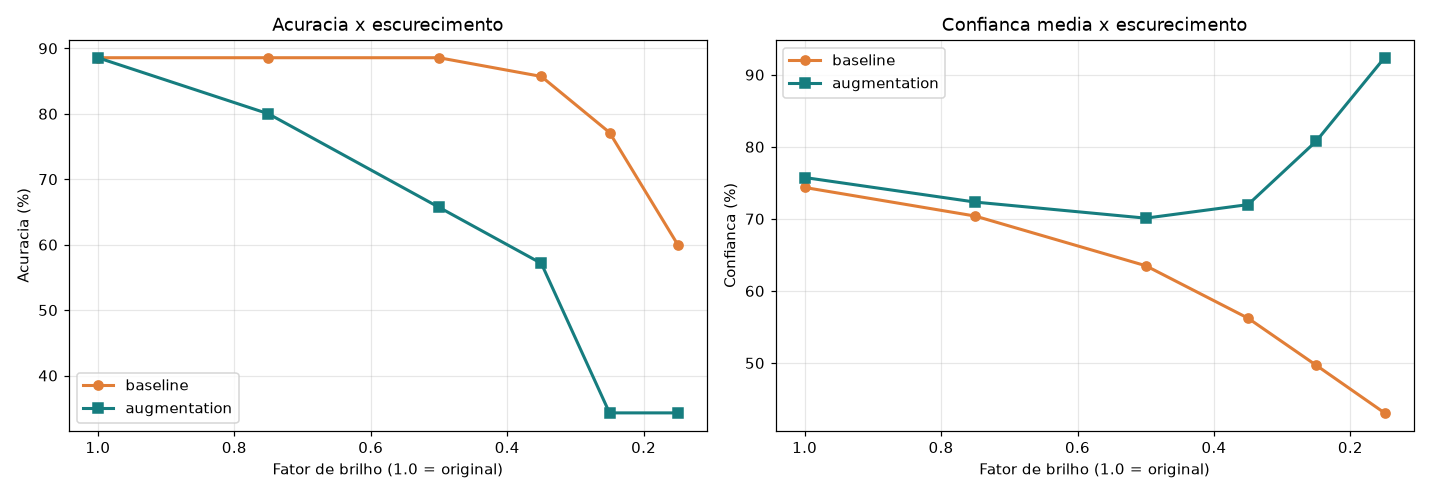
#> input picture entrega_6/entregas/teste_adverso_controlado.png, 1430 x 495 px, given in place of the camera
$ jupyter execute --allow-errors aula01_camera.ipynb   (text cells are left out)
#> lines starting #> are read from the running program, lines starting #| are printed output that depends on the picture; after the words box and inside, x2 and y2 are one past the last pixel; in counts of white or black regions, pixels touching at a corner belong together
[cell 1]
# Importar todas as bibliotecas do projeto e verificar versoes

# --- Bibliotecas de hoje ---
import numpy as np
print(f'NumPy {np.__version__} - arrays e matrizes numericas')

import cv2
print(f'OpenCV {cv2.__version__} - visao computacional e camera')

import matplotlib
print(f'matplotlib {matplotlib.__version__} - graficos e visualizacao')

import matplotlib.pyplot as plt

# --- Bibliotecas das proximas aulas ---
import pandas as pd
print(f'pandas {pd.__version__} - manipulacao de dados em tabela')

import sklearn
print(f'scikit-learn {sklearn.__version__} - aprendizado de maquina classico')

import seaborn as sns
print(f'seaborn {sns.__version__} - graficos estatisticos')

import joblib
print(f'joblib {joblib.__version__} - salvar/carregar modelos')

import torch
print(f'PyTorch {torch.__version__} - deep learning e redes neurais')
#> (the rest of this cell did not finish here and is left out)

[cell 2]
import sys
print(f"Python: {sys.version}")

import numpy as np
import cv2
print(f"NumPy: {np.__version__}")
print(f"OpenCV: {cv2.__version__}")
print("Ambiente OK!")

[cell 3]
import os, time, pathlib
import cv2
import numpy as np
import matplotlib.pyplot as plt

# Modo automatico: nao abre janelas (util para executar o notebook sem interacao)
AUTO = os.environ.get("LCML_AUTO") == "1"

PASTA_ENTREGAS = pathlib.Path("entregas")
PASTA_ENTREGAS.mkdir(exist_ok=True)


def abrir_camera(indice=0):
    """Abre a webcam e devolve o objeto VideoCapture."""
    backend = cv2.CAP_DSHOW if os.name == "nt" else cv2.CAP_ANY
    cap = cv2.VideoCapture(indice, backend)
    if not cap.isOpened():
        raise RuntimeError(
            f"Nao foi possivel abrir a camera {indice}. "
            "Verifique se outro programa esta usando a webcam e se o Windows "
            "permite acesso a camera (Configuracoes > Privacidade > Camera)."
        )
    return cap


def rodar_camera(processar, duracao_s=10, titulo="Camera", indice=0, mostrar_janela=None):
    """Le quadros da camera e aplica `processar(frame)` em cada um.

    `processar` recebe o quadro BGR e devolve o quadro que deve ser exibido
    (ou uma tupla de quadros, que serao mostrados em janelas separadas).
    O loop para quando `duracao_s` acaba ou quando voce pressiona Q.
    Devolve o ultimo resultado de `processar`.
    """
#> called with duracao_s = 8, titulo = 'Camera', indice = 0
    if mostrar_janela is None:
        mostrar_janela = not AUTO

    cap = abrir_camera(indice)
    t0 = time.time()
    n = 0
    ultimo = None
    try:
        while time.time() - t0 < duracao_s:
            ret, frame = cap.read()
#> frame is the input picture: shape (495, 1430, 3); mean B, G, R 247.9, 248.4, 248.3
            if not ret:
                print("ERRO: nao foi possivel ler o quadro.")
                break
            n += 1
            ultimo = processar(frame)
            if mostrar_janela:
                saidas = ultimo if isinstance(ultimo, tuple) else (ultimo,)
                for i, img in enumerate(saidas):
                    nome = titulo if i == 0 else f"{titulo} [{i}]"
                    cv2.imshow(nome, img)
#> this loop made 1 pass
#> nome on pass 1: 'Camera'
                if cv2.waitKey(1) & 0xFF == ord("q"):
#> (key q is pressed here)
                    break
    finally:
        cap.release()
        if mostrar_janela:
            cv2.destroyAllWindows()
            cv2.waitKey(1)

    decorrido = time.time() - t0
    print(f"{n} quadros em {decorrido:.1f}s ({n / max(decorrido, 1e-6):.1f} FPS)")
    return ultimo


def mostrar(img, titulo="", cmap=None, tamanho=(9, 5)):
    """Mostra uma imagem dentro do notebook (converte BGR->RGB quando for colorida)."""
#> called with titulo = 'Passo 2 - ultimo quadro capturado', tamanho = (9, 5)
    plt.figure(figsize=tamanho)
    if img.ndim == 2:
        plt.imshow(img, cmap=cmap or "gray")
    else:
        plt.imshow(cv2.cvtColor(img, cv2.COLOR_BGR2RGB))
    plt.title(titulo)
    plt.axis("off")
    plt.show()


print("Kit carregado. Modo automatico (sem janelas):", AUTO)

[cell 4]
ultimo_frame = rodar_camera(lambda frame: frame, duracao_s=8, titulo="Camera")

print("Camera fechada.")
mostrar(ultimo_frame, "Passo 2 - ultimo quadro capturado")

[cell 5]
def ver_espacos_de_cor(frame):
    hsv = cv2.cvtColor(frame, cv2.COLOR_BGR2HSV)
#> hsv: shape (495, 1430, 3); mean H, S, V 1.1, 3, 249.1
    cinza = cv2.cvtColor(frame, cv2.COLOR_BGR2GRAY)
    return frame, hsv, cinza


frame, hsv, cinza = rodar_camera(ver_espacos_de_cor, duracao_s=6, titulo="Espacos de cor")
#> the loop in rodar_camera (call 2), `for i, img in enumerate(saidas):` made 3 passes
#> nome on passes 1 to 3: 'Espacos de cor', 'Espacos de cor [1]', 'Espacos de cor [2]'
#> (key Esc is pressed here)

h, s, v = cv2.split(hsv)
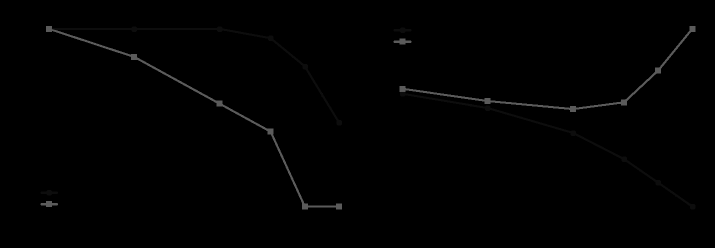
#> h: shape (495, 1430) (shown at 1/2 size); min 0, max 93, mean 1.1
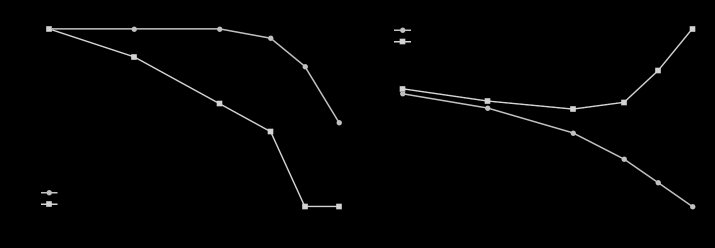
#> s: shape (495, 1430) (shown at 1/2 size); min 0, max 211, mean 3
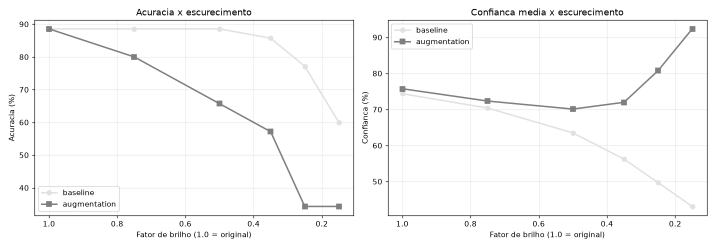
#> v: shape (495, 1430) (shown at 1/2 size); min 0, max 255, mean 249.1
fig, axes = plt.subplots(2, 3, figsize=(13, 7))
for ax, img, nome in zip(
    axes.ravel(),
    [cv2.cvtColor(frame, cv2.COLOR_BGR2RGB), hsv, cinza, h, s, v],
    ["Original (RGB)", "HSV", "Cinza", "H - matiz", "S - saturacao", "V - valor"],
):
    ax.imshow(img, cmap=None if img.ndim == 3 else "gray")
    ax.set_title(nome)
    ax.axis("off")
#> this loop made 6 passes
plt.tight_layout()
plt.show()

[cell 6]
# Intervalos HSV por cor (OpenCV: H de 0 a 179)
FAIXAS = {
    "verde":    [(np.array([30,  30,  25]), np.array([95, 255, 255]))],  # calibrado no coco verde (casca escura)
    "azul":     [(np.array([95,  80,  50]), np.array([130, 255, 255]))],
    "amarelo":  [(np.array([20, 100, 100]), np.array([33, 255, 255]))],
    "laranja":  [(np.array([8,  120, 120]), np.array([20, 255, 255]))],
    # o vermelho fica nas duas pontas do circulo de matiz, por isso sao duas faixas
    "vermelho": [(np.array([0,  120,  80]), np.array([8,  255, 255])),
                 (np.array([170, 120, 80]), np.array([179, 255, 255]))],
}

COR_ALVO = "verde"
AREA_MINIMA = 500   # ignora manchas menores que isso (ruido)


def mascara_da_cor(frame, cor=None):
    """Devolve a mascara binaria dos pixels que pertencem a cor-alvo."""
    cor = cor or COR_ALVO
    hsv = cv2.cvtColor(frame, cv2.COLOR_BGR2HSV)
    mascara = None
    for baixo, alto in FAIXAS[cor]:
        m = cv2.inRange(hsv, baixo, alto)
        mascara = m if mascara is None else cv2.bitwise_or(mascara, m)
#> this loop made 1 pass
#> pass 1, in mascara_da_cor, `m = cv2.inRange(hsv, baixo, alto)`:
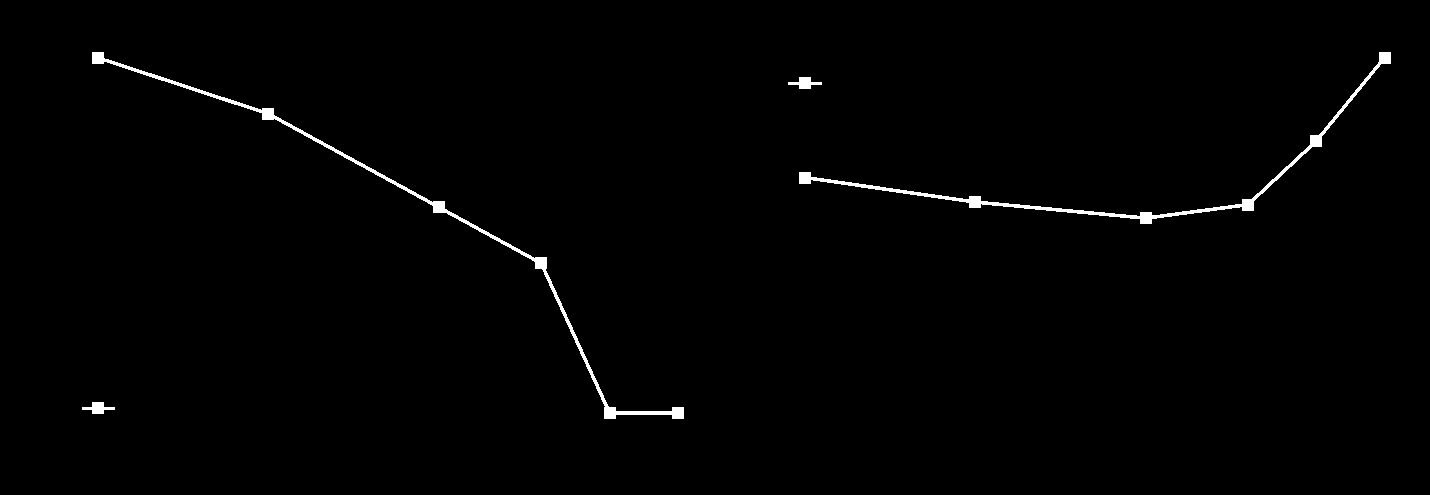
#> m: shape (495, 1430); 0.92% white; 4 white regions, box (x1, y1, x2, y2) and area: (92, 52, 684, 419) 3207, (799, 52, 1391, 224) 2920, (788, 77, 822, 89) 210, (82, 402, 115, 414) 207
    # limpeza: remove pontinhos soltos e fecha buracos
    nucleo = np.ones((5, 5), np.uint8)
    mascara = cv2.morphologyEx(mascara, cv2.MORPH_OPEN, nucleo)
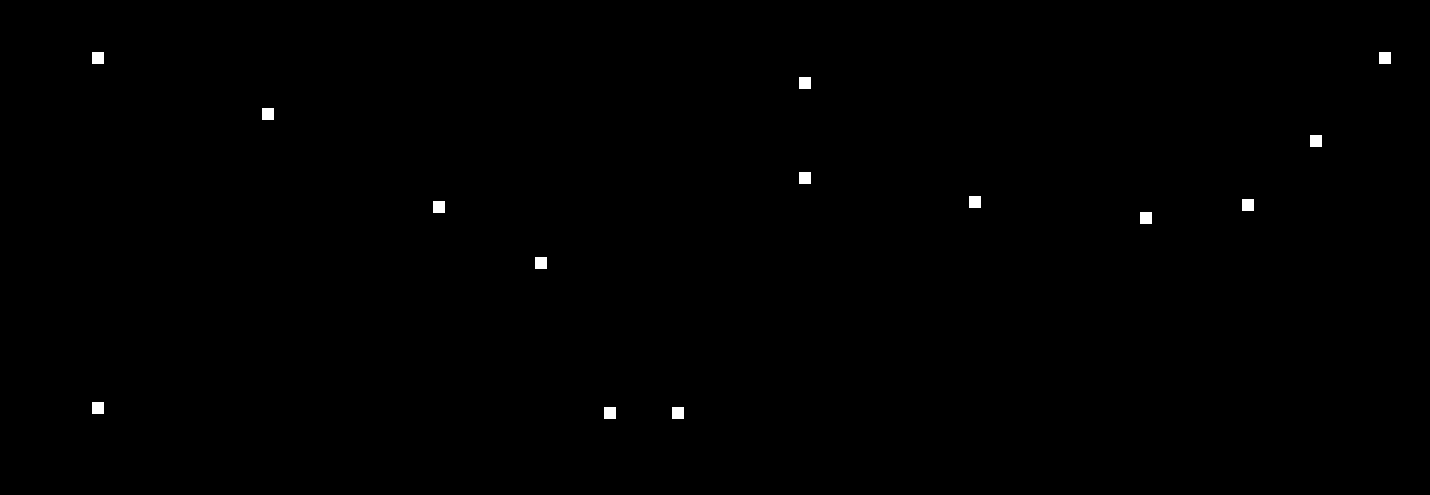
#> mascara: shape (495, 1430); 0.28% white; 14 white regions
    mascara = cv2.morphologyEx(mascara, cv2.MORPH_CLOSE, nucleo)
    return mascara


def maior_objeto(mascara, area_minima=None):
    """Acha o maior contorno da mascara. Devolve (contorno, area, centro)."""
    area_minima = AREA_MINIMA if area_minima is None else area_minima
    contornos, _ = cv2.findContours(mascara, cv2.RETR_EXTERNAL, cv2.CHAIN_APPROX_SIMPLE)
#> contornos = 14 contours; largest, box (x1, y1, x2, y2) and area: (672, 407, 684, 419) 121, (604, 407, 616, 419) 121, (92, 402, 104, 414) 121, (535, 257, 547, 269) 121, (1140, 212, 1152, 224) 121
    if not contornos:
        return None, 0.0, None
    maior = max(contornos, key=cv2.contourArea)
#> maior = [[672, 407], [672, 418], [683, 418], [683, 407]]
    area = cv2.contourArea(maior)
#> area = 121
    if area < area_minima:
        return None, area, None
    M = cv2.moments(maior)
    if M["m00"] == 0:
        return None, area, None
    centro = (int(M["m10"] / M["m00"]), int(M["m01"] / M["m00"]))
    return maior, area, centro


def detectar(frame):
    mascara = mascara_da_cor(frame)
    contorno, area, centro = maior_objeto(mascara)
#> area = 121
    saida = frame.copy()
    if contorno is not None:
        cv2.drawContours(saida, [contorno], -1, (0, 255, 0), 2)
        cv2.circle(saida, centro, 20, (0, 255, 0), 3)
        cv2.putText(saida, f"Area: {area:.0f}", (10, 30),
                    cv2.FONT_HERSHEY_SIMPLEX, 0.7, (0, 255, 0), 2)
    else:
        cv2.putText(saida, f"procurando {COR_ALVO}...", (10, 30),
                    cv2.FONT_HERSHEY_SIMPLEX, 0.7, (0, 0, 255), 2)
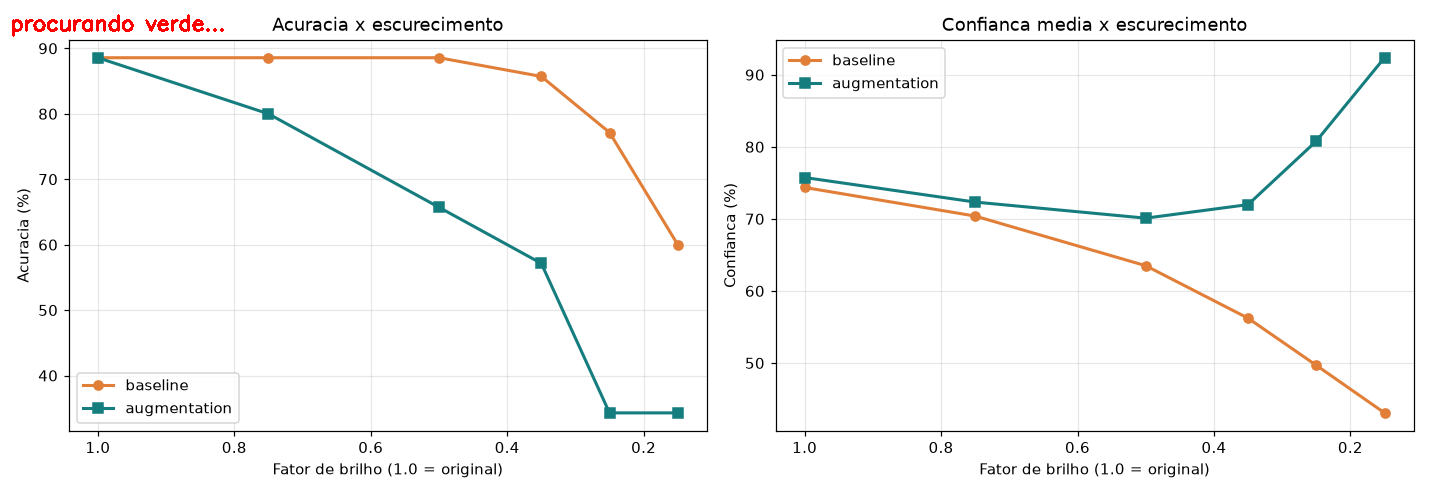
#> saida: shape (495, 1430, 3); 0.19% of pixels changed, all inside (x1, y1, x2, y2) = (12, 14, 224, 37)
    return saida, cv2.cvtColor(mascara, cv2.COLOR_GRAY2BGR)


print(f"Mostre um objeto {COR_ALVO} para a camera.")
deteccao, mascara_vis = rodar_camera(detectar, duracao_s=12, titulo="Deteccao")

fig, (a1, a2) = plt.subplots(1, 2, figsize=(13, 5))
a1.imshow(cv2.cvtColor(deteccao, cv2.COLOR_BGR2RGB)); a1.set_title("Deteccao"); a1.axis("off")
a2.imshow(mascara_vis[:, :, 0], cmap="gray");         a2.set_title("Mascara");   a2.axis("off")
plt.tight_layout()
plt.show()

$ run again, on entrega_6/entregas/comparacao_baseline_augmentation.png
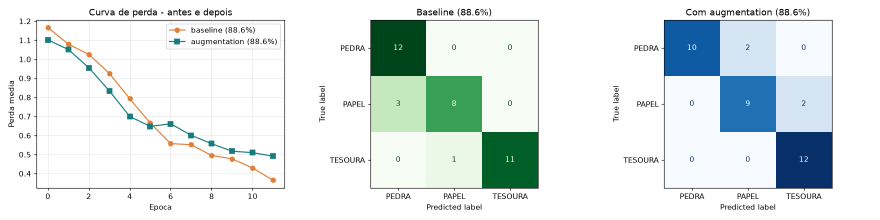
#> input picture entrega_6/entregas/comparacao_baseline_augmentation.png, 1760 x 440 px, given in place of the camera (shown at 1/2 size)
#> in rodar_camera, frame is the input picture: shape (440, 1760, 3); mean B, G, R 231.8, 232.2, 222.9
#> the loop in rodar_camera, `for i, img in enumerate(saidas):` made 1 pass
#> nome on pass 1: 'Camera'
#> hsv: shape (440, 1760, 3); mean H, S, V 24.1, 25.9, 236.5
#> the loop in rodar_camera (call 2), `for i, img in enumerate(saidas):` made 3 passes
#> nome on passes 1 to 3: 'Espacos de cor', 'Espacos de cor [1]', 'Espacos de cor [2]'
#> the loop `for ax, img, nome in zip( axes.ravel(), [cv2.cvtColor(frame, cv2.COLOR..` made 6 passes
#> the loop in mascara_da_cor, `for baixo, alto in FAIXAS[cor]:` made 1 pass
#> pass 1, in mascara_da_cor, `m = cv2.inRange(hsv, baixo, alto)`:
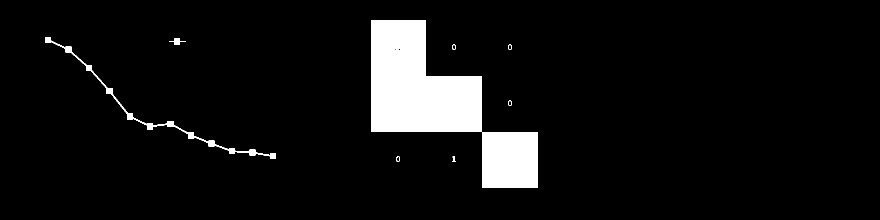
#> m: shape (440, 1760) (shown at 1/2 size); 6.8% white; 8 white regions, largest, box (x1, y1, x2, y2) and area: (742, 41, 1076, 376) 49534, (90, 74, 552, 318) 2788, (338, 77, 371, 89) 186
#> contornos = 14 contours; largest, box (x1, y1, x2, y2) and area: (742, 41, 1076, 376) 48952, (540, 306, 552, 318) 121, (499, 299, 511, 311) 121, (458, 296, 470, 308) 121, (417, 281, 429, 293) 121
#> maior = contour of 13 points, box (x1, y1, x2, y2) (742, 41, 1076, 376), area 48952
#> in maior_objeto, `area = cv2.contourArea(maior)`: area = 48951.5
#> M = moments, m00 48951.5, centre m10/m00, m01/m00 = (880.7, 208.3)
#> in maior_objeto, `centro = (int(M["m10"] / M["m00"]), int(M["m01"] / M["m00"]))`: centro = (880, 208)
#> in detectar, `contorno, area, centro = maior_objeto(mascara)`: contorno has the same summary as maior in maior_objeto; area = 48951.5; centro = (880, 208)
#> in detectar, `cv2.putText(saida, f"Area: {area:.0f}", (10, 30), cv2.FONT_HERSHEY_SIM..`:
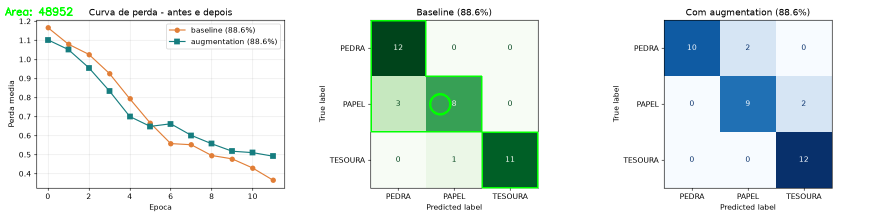
#> saida: shape (440, 1760, 3) (shown at 1/2 size); mean B, G, R 230.9, 232.9, 222.1

$ run again, on entrega_6/entregas/matriz_confusao_baseline.png
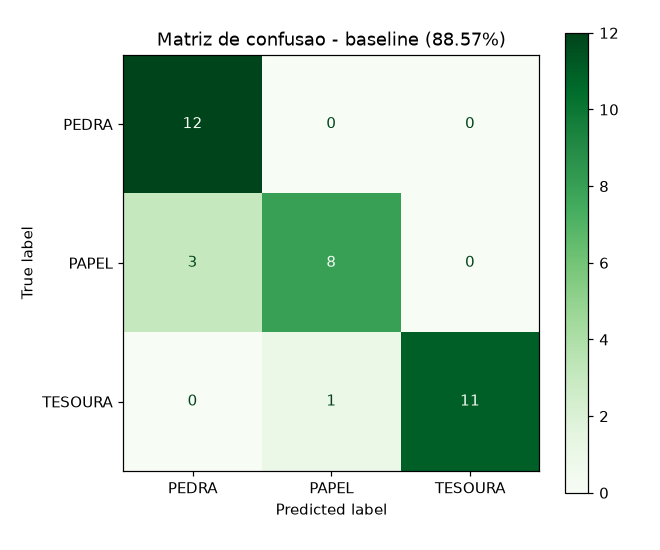
#> input picture entrega_6/entregas/matriz_confusao_baseline.png, 660 x 550 px, given in place of the camera
#> in rodar_camera, frame is the input picture: shape (550, 660, 3); mean B, G, R 207.7, 222.9, 203.4
#> the loop in rodar_camera, `for i, img in enumerate(saidas):` made 1 pass
#> nome on pass 1: 'Camera'
#> hsv: shape (550, 660, 3); mean H, S, V 29.4, 43.7, 222.9
#> the loop in rodar_camera (call 2), `for i, img in enumerate(saidas):` made 3 passes
#> nome on passes 1 to 3: 'Espacos de cor', 'Espacos de cor [1]', 'Espacos de cor [2]'
#> the loop `for ax, img, nome in zip( axes.ravel(), [cv2.cvtColor(frame, cv2.COLOR..` made 6 passes
#> the loop in mascara_da_cor, `for baixo, alto in FAIXAS[cor]:` made 1 pass
#> pass 1, in mascara_da_cor, `m = cv2.inRange(hsv, baixo, alto)`:
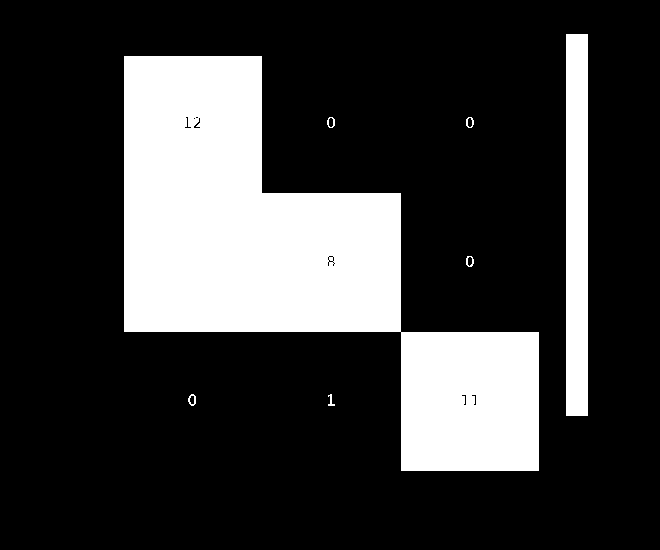
#> m: shape (550, 660); 23.4% white; 7 white regions, largest, box (x1, y1, x2, y2) and area: (124, 56, 539, 471) 76499, (566, 34, 588, 416) 8404, (188, 394, 196, 406) 48
#> contornos = 2 contours; box (x1, y1, x2, y2) and area: (124, 56, 539, 471) 75764, (566, 34, 588, 416) 8001
#> maior = contour of 13 points, box (x1, y1, x2, y2) (124, 56, 539, 471), area 75764
#> in maior_objeto, `area = cv2.contourArea(maior)`: area = 75763.5
#> M = moments, m00 75763.5, centre m10/m00, m01/m00 = (296.6, 262.6)
#> in maior_objeto, `centro = (int(M["m10"] / M["m00"]), int(M["m01"] / M["m00"]))`: centro = (296, 262)
#> in detectar, `contorno, area, centro = maior_objeto(mascara)`: contorno has the same summary as maior in maior_objeto; area = 75763.5; centro = (296, 262)
#> in detectar, `cv2.putText(saida, f"Area: {area:.0f}", (10, 30), cv2.FONT_HERSHEY_SIM..`:
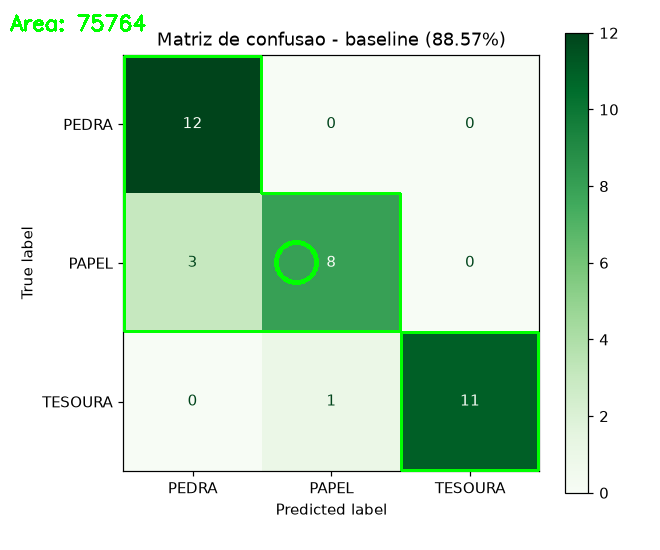
#> saida: shape (550, 660, 3); mean B, G, R 205.7, 224.7, 201.6
